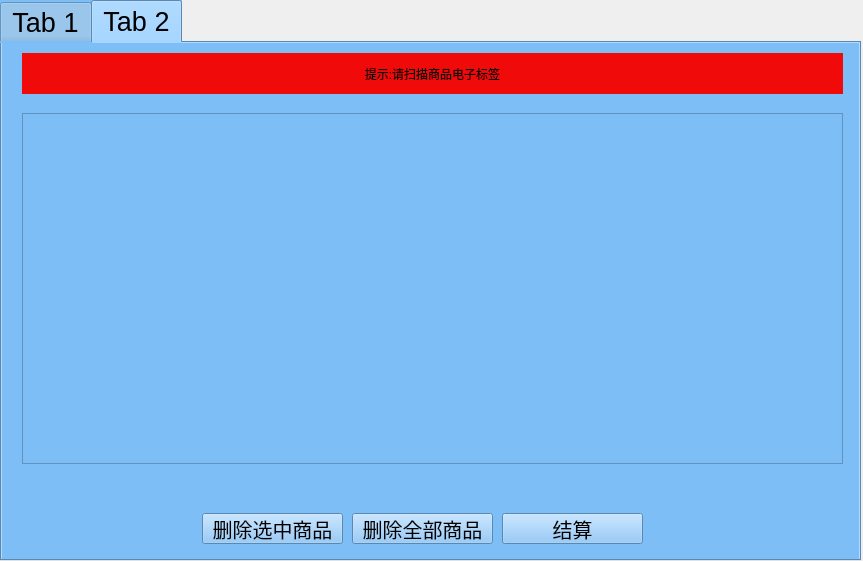
<?xml version="1.0" encoding="UTF-8"?>
<ui version="4.0">
 <class>User_Form</class>
 <widget class="QWidget" name="User_Form">
  <property name="geometry">
   <rect>
    <x>0</x>
    <y>0</y>
    <width>863</width>
    <height>561</height>
   </rect>
  </property>
  <property name="font">
   <font>
    <pointsize>20</pointsize>
   </font>
  </property>
  <property name="windowTitle">
   <string>Form</string>
  </property>
  <widget class="QTabWidget" name="tabWidget">
   <property name="geometry">
    <rect>
     <x>0</x>
     <y>0</y>
     <width>861</width>
     <height>561</height>
    </rect>
   </property>
   <property name="styleSheet">
    <string notr="true">background-color: rgb(126,190,247)</string>
   </property>
   <property name="currentIndex">
    <number>1</number>
   </property>
   <widget class="QWidget" name="tab_1">
    <attribute name="title">
     <string>Tab 1</string>
    </attribute>
    <widget class="QLineEdit" name="lineEdit_goods">
     <property name="geometry">
      <rect>
       <x>320</x>
       <y>230</y>
       <width>501</width>
       <height>41</height>
      </rect>
     </property>
     <property name="text">
      <string/>
     </property>
    </widget>
    <widget class="QLabel" name="label_goods">
     <property name="geometry">
      <rect>
       <x>70</x>
       <y>220</y>
       <width>241</width>
       <height>41</height>
      </rect>
     </property>
     <property name="font">
      <font>
       <pointsize>20</pointsize>
      </font>
     </property>
     <property name="text">
      <string>读取的商品编号:</string>
     </property>
    </widget>
    <widget class="QComboBox" name="comboBox_available_COM">
     <property name="geometry">
      <rect>
       <x>450</x>
       <y>110</y>
       <width>351</width>
       <height>41</height>
      </rect>
     </property>
    </widget>
    <widget class="QPushButton" name="Btn_Open_Card">
     <property name="geometry">
      <rect>
       <x>60</x>
       <y>170</y>
       <width>741</width>
       <height>31</height>
      </rect>
     </property>
     <property name="font">
      <font>
       <pointsize>20</pointsize>
      </font>
     </property>
     <property name="text">
      <string>打开读卡器</string>
     </property>
    </widget>
    <widget class="QPushButton" name="Btn_add_goods">
     <property name="geometry">
      <rect>
       <x>50</x>
       <y>300</y>
       <width>741</width>
       <height>81</height>
      </rect>
     </property>
     <property name="text">
      <string>添加商品</string>
     </property>
    </widget>
    <widget class="QPushButton" name="Btn_SC">
     <property name="geometry">
      <rect>
       <x>50</x>
       <y>400</y>
       <width>741</width>
       <height>81</height>
      </rect>
     </property>
     <property name="text">
      <string>结账确认</string>
     </property>
    </widget>
    <widget class="QPushButton" name="Btn_Scan">
     <property name="geometry">
      <rect>
       <x>60</x>
       <y>110</y>
       <width>371</width>
       <height>41</height>
      </rect>
     </property>
     <property name="font">
      <font>
       <pointsize>20</pointsize>
      </font>
     </property>
     <property name="text">
      <string>扫描读卡器</string>
     </property>
    </widget>
   </widget>
   <widget class="QWidget" name="tab_2">
    <attribute name="title">
     <string>Tab 2</string>
    </attribute>
    <widget class="QLabel" name="label">
     <property name="geometry">
      <rect>
       <x>20</x>
       <y>10</y>
       <width>821</width>
       <height>41</height>
      </rect>
     </property>
     <property name="styleSheet">
      <string notr="true">background-color: rgb(240,10,10)</string>
     </property>
     <property name="text">
      <string>提示:请扫描商品电子标签</string>
     </property>
     <property name="alignment">
      <set>Qt::AlignmentFlag::AlignCenter</set>
     </property>
    </widget>
    <widget class="QPushButton" name="Btn_delete_item">
     <property name="geometry">
      <rect>
       <x>200</x>
       <y>470</y>
       <width>141</width>
       <height>31</height>
      </rect>
     </property>
     <property name="font">
      <font>
       <pointsize>15</pointsize>
      </font>
     </property>
     <property name="text">
      <string>删除选中商品</string>
     </property>
    </widget>
    <widget class="QPushButton" name="Btn_delete_items">
     <property name="geometry">
      <rect>
       <x>350</x>
       <y>470</y>
       <width>141</width>
       <height>31</height>
      </rect>
     </property>
     <property name="font">
      <font>
       <pointsize>15</pointsize>
      </font>
     </property>
     <property name="text">
      <string>删除全部商品</string>
     </property>
    </widget>
    <widget class="QPushButton" name="Btn_Settle">
     <property name="geometry">
      <rect>
       <x>500</x>
       <y>470</y>
       <width>141</width>
       <height>31</height>
      </rect>
     </property>
     <property name="font">
      <font>
       <pointsize>15</pointsize>
      </font>
     </property>
     <property name="text">
      <string>结算</string>
     </property>
    </widget>
    <widget class="QTableWidget" name="tab_goods">
     <property name="enabled">
      <bool>true</bool>
     </property>
     <property name="geometry">
      <rect>
       <x>20</x>
       <y>70</y>
       <width>821</width>
       <height>351</height>
      </rect>
     </property>
    </widget>
   </widget>
  </widget>
 </widget>
 <resources/>
 <connections/>
</ui>
